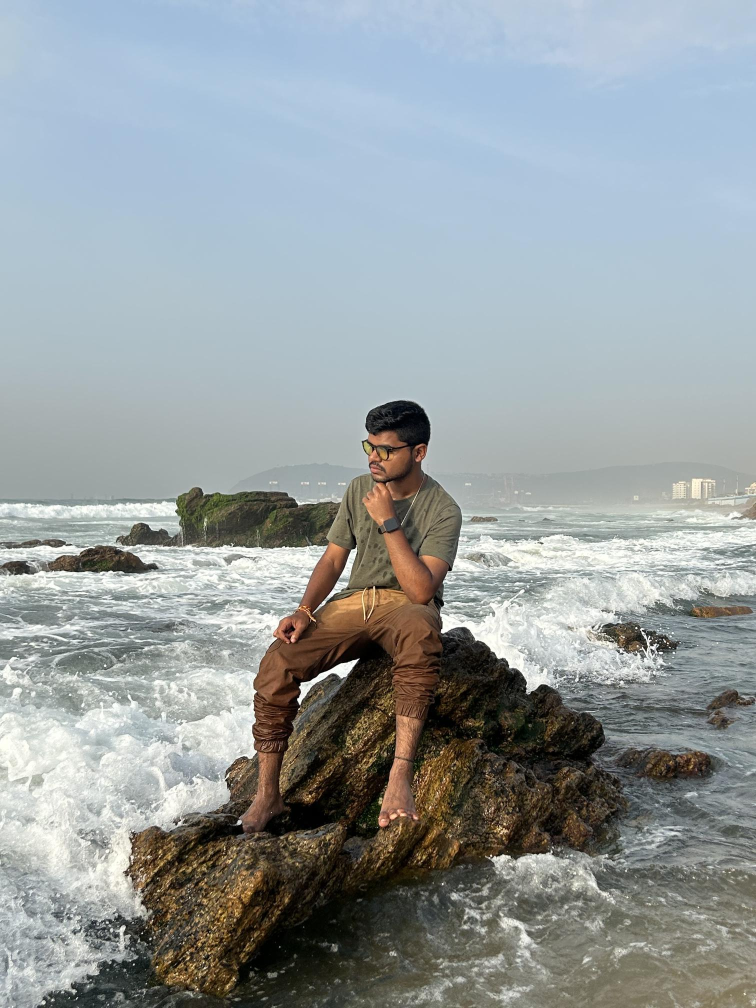
#> input picture Pillamgolla Akhil.jpg, 1512 x 2016 px (shown at 1/2 size)
$ jupyter execute 'Colour Extraction.ipynb'
#> lines starting #> are read from the running program, lines starting #| are printed output that depends on the picture
[cell 1]
import  matplotlib.pyplot as plt
import cv2
from sklearn.cluster import KMeans
import numpy as np

[cell 2]
img = cv2.imread("Pillamgolla Akhil.jpg")
#> img is the input picture: shape (2016, 1512, 3); mean B, G, R 159.7, 157.7, 150.2

img = cv2.cvtColor(img,cv2.COLOR_BGR2RGB)  # if you dont mention this line out image will be in bgr format.

img = cv2.resize(img, (387,504)) # we resize so we can reduce the rows and columns.
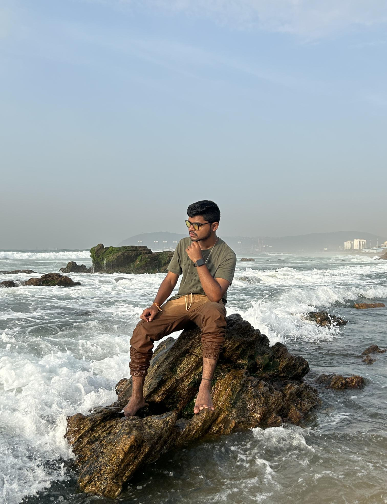
#> img: shape (504, 387, 3); mean R, G, B 150.2, 157.6, 159.6
# we had devided the actual numbers by 4 to get this values & reversed them.

print(img.shape) # rows,column,channels (R,G,B)
#| (504, 387, 3)

[cell 3]
plt.imshow(img)
plt.show() # we get the colour in rgb.

`we can treat each unique colour  in image as a 3 dimentional space `

`Here Each Pixel is one data point`

Here p is the pixel

[cell 4]
X = img.reshape((-1,3)) #  here -1 is m
print(X.shape) # this is our input.
#| (195048, 3)
# as we resized above we had reduced the pixels here.

[cell 5]
# lets suppose we want 4 dominant values we will fix  the values here.

k = 4 # this will give the dominant colours
model = KMeans(n_clusters=k) # here number of cluster will be same as K.
model.fit(X) # we will fit the input here.

[cell 6]
centroids = model.cluster_centers_
# this attribute will store the centriod

[cell 7]
print(centroids) # we have 4 centriods as k.

[cell 8]
centroids.shape # cluster , RGB

[cell 9]
# RGB cannot read the data if its in float.

colours = np.array(centroids,dtype='uint8')  # uint8 - the max int value is 255 & smallest is 0.
# uint8 this will not waste memory

[cell 10]
print(colours) # dominant colours
# R | G | B

------

# Understanding Purpose

[cell 11]
# colour patch  (100,100,3) -> Red Color

mat = np.zeros((100,100,3),dtype='uint8') # the same data type is there in image
#  print(mat) - this give many zero matises

plt.imshow(mat)
plt.show()

[cell 12]
# for red colour
# colour patch  (100,100,3) -> Red Color

mat = np.zeros((100,100,3),dtype='uint8') # the same data type is there in image
#  print(mat) - this give many zero matises
mat[:,:,0] = 200
#   mat[:,:,1] = 200 - green Colour
#    mat[:,:,2] = 200 - Blue Colour
# if we increase 200 it will be light shade
# if we reduce   200 it will be dark shade
plt.imshow(mat)
plt.show()
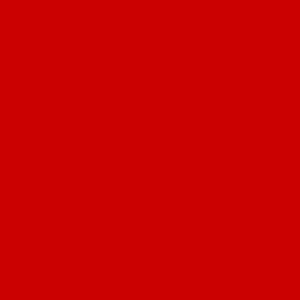
#> shown: shape (100, 100, 3) (shown 3 times larger); mean R, G, B 200, 0, 0

------

[cell 13]
# colour patch  (100,100,3) -> Red Color
i = 1
for colour in colours:
    mat = np.zeros((100,100,3),dtype='uint8') # the same data type is there in image
    # this is empty matrix to store colour
    print(colour)
    plt.subplot(1,k,i) # this make the plot look small
    plt.axis("off")
    i = i+1
    mat[:,:,:] = colour # this will fill the colour (R,G,B)
    plt.imshow(mat)
    plt.show()
#> this loop made 4 passes
#> pass 1, `plt.show()`:
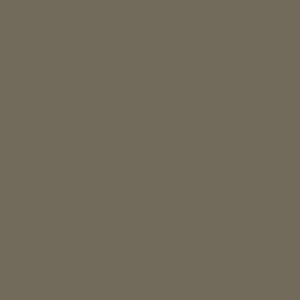
#> shown: shape (100, 100, 3) (shown 3 times larger); mean R, G, B 114, 106, 91
#> pass 2, `plt.show()`:
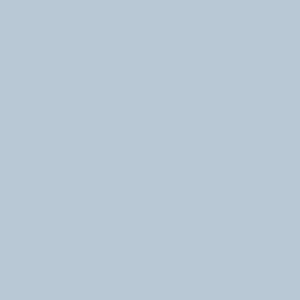
#> shown: shape (100, 100, 3) (shown 3 times larger); mean R, G, B 184, 201, 213
    # the image is made up of below trip.

------

[cell 14]
# Basic Segmentation based on similar colour regions.
# segmentation will partitions an image into regions

here we will replace all the cluster with mean colour (k colors)

[cell 15]
# we can have 10 unique values like
np.unique(model.labels_) # we can know data points which cluster this belong to.

[cell 16]
model.labels_.shape # prediction for every data point
# here each pixel is having label.

[cell 17]
# creating the new image which is repainted version of our image
newImg = np.zeros((X.shape),dtype='uint8')
print(newImg.shape) # m rows *  3 columns
#| (195048, 3)
# here m = product of rows * columns

`This is a kind of a flattned image where Each row represent the 1 pixel of image`


[cell 18]
for i in range(newImg.shape[0]):
    newImg[i] = colours[model.labels_[i]] # we will get colour id

[cell 19]
newImg = newImg.reshape(img.shape) # we reshape for the values.

[cell 20]
print(newImg.shape)
#| (504, 387, 3)

[cell 21]
plt.imshow(newImg)
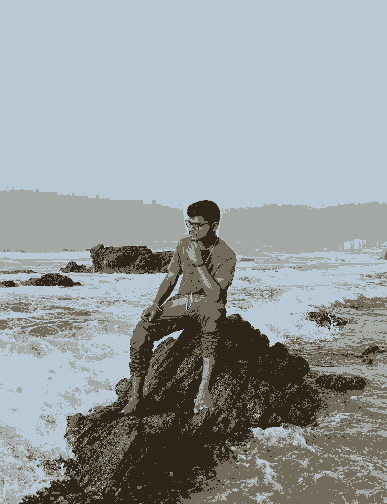
#> shown: shape (504, 387, 3); mean R, G, B 149.5, 156.9, 158.7
